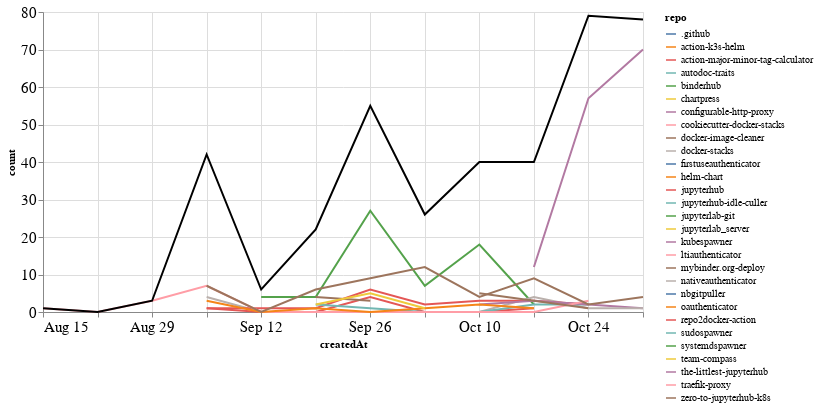

The notebook cell this image was saved under:
### Markdown cell above
### Comments

### Code cell
comments_time = comments.groupby('repo').resample('W', on='createdAt').count()['author'].reset_index()
comments_time = comments_time.rename(columns={'author': 'count'})
comments_time_total = comments_time.groupby('createdAt').agg({"count": "sum"}).reset_index()
ch1 = alt.Chart(comments_time, width=600).mark_line().encode(
    x='createdAt',
    y='count',
    color='repo',
    tooltip="repo"
)

ch2 = alt.Chart(comments_time_total, width=600).mark_line(color="black").encode(
    x='createdAt',
    y='count',
)

ch1 + ch2

### Figure 1 — Vega-Lite specification as saved in the notebook (floating-point values rounded to 4 significant figures)
{"config": {"axisLeft": {"labelFontSize": 15}, "axisBottom": {"labelFontSize": 15}}, "layer": [{"data": {"name": "data-b5a179f81b06bd5a0099f0be0873712a"}, "mark": "line", "encoding": {"color": {"type": "nominal", "field": "repo"}, "tooltip": {"type": "nominal", "field": "repo"}, "x": {"type": "temporal", "field": "createdAt"}, "y": {"type": "quantitative", "field": "count"}}, "width": 600}, {"data": {"name": "data-3617393c3140006493fe7c67fd9d8afc"}, "mark": {"type": "line", "color": "black"}, "encoding": {"x": {"type": "temporal", "field": "createdAt"}, "y": {"type": "quantitative", "field": "count"}}, "width": 600}], "$schema": "https://vega.github.io/schema/vega-lite/v4.8.1.json", "datasets": {"data-b5a179f81b06bd5a0099f0be0873712a": [{"repo": ".github", "createdAt": "2021-10-24T00:00:00", "count": 1}, {"repo": "action-k3s-helm", "createdAt": "2021-10-10T00:00:00", "count": 5}, {"repo": "action-major-minor-tag-calculator", "createdAt": "2021-09-05T00:00:00", "count": 1}, {"repo": "action-major-minor-tag-calculator", "createdAt": "2021-09-12T00:00:00", "count": 0}, {"repo": "action-major-minor-tag-calculator", "createdAt": "2021-09-19T00:00:00", "count": 0}, {"repo": "action-major-minor-tag-calculator", "createdAt": "2021-09-26T00:00:00", "count": 4}, {"repo": "action-major-minor-tag-calculator", "createdAt": "2021-10-03T00:00:00", "count": 0}, {"repo": "action-major-minor-tag-calculator", "createdAt": "2021-10-10T00:00:00", "count": 0}, {"repo": "action-major-minor-tag-calculator", "createdAt": "2021-10-17T00:00:00", "count": 1}, {"repo": "autodoc-traits", "createdAt": "2021-10-24T00:00:00", "count": 1}, {"repo": "binderhub", "createdAt": "2021-09-12T00:00:00", "count": 4}, {"repo": "binderhub", "createdAt": "2021-09-19T00:00:00", "count": 4}, {"repo": "binderhub", "createdAt": "2021-09-26T00:00:00", "count": 27}, {"repo": "binderhub", "createdAt": "2021-10-03T00:00:00", "count": 7}, {"repo": "binderhub", "createdAt": "2021-10-10T00:00:00", "count": 18}, {"repo": "binderhub", "createdAt": "2021-10-17T00:00:00", "count": 2}, {"repo": "chartpress", "createdAt": "2021-09-05T00:00:00", "count": 2}, {"repo": "configurable-http-proxy", "createdAt": "2021-09-19T00:00:00", "count": 2}, {"repo": "cookiecutter-docker-stacks", "createdAt": "2021-09-05T00:00:00", "count": 1}, {"repo": "docker-image-cleaner", "createdAt": "2021-09-19T00:00:00", "count": 4}, {"repo": "docker-image-cleaner", "createdAt": "2021-09-26T00:00:00", "count": 3}, {"repo": "docker-stacks", "createdAt": "2021-09-05T00:00:00", "count": 4}, {"repo": "docker-stacks", "createdAt": "2021-09-12T00:00:00", "count": 0}, {"repo": "docker-stacks", "createdAt": "2021-09-19T00:00:00", "count": 0}, {"repo": "docker-stacks", "createdAt": "2021-09-26T00:00:00", "count": 0}, {"repo": "docker-stacks", "createdAt": "2021-10-03T00:00:00", "count": 0}, {"repo": "docker-stacks", "createdAt": "2021-10-10T00:00:00", "count": 0}, {"repo": "docker-stacks", "createdAt": "2021-10-17T00:00:00", "count": 4}, {"repo": "docker-stacks", "createdAt": "2021-10-24T00:00:00", "count": 1}, {"repo": "firstuseauthenticator", "createdAt": "2021-10-31T00:00:00", "count": 2}, {"repo": "helm-chart", "createdAt": "2021-10-10T00:00:00", "count": 1}, {"repo": "jupyterhub", "createdAt": "2021-09-05T00:00:00", "count": 1}, {"repo": "jupyterhub", "createdAt": "2021-09-12T00:00:00", "count": 1}, {"repo": "jupyterhub", "createdAt": "2021-09-19T00:00:00", "count": 1}, {"repo": "jupyterhub", "createdAt": "2021-09-26T00:00:00", "count": 6}, {"repo": "jupyterhub", "createdAt": "2021-10-03T00:00:00", "count": 2}, {"repo": "jupyterhub", "createdAt": "2021-10-10T00:00:00", "count": 3}, {"repo": "jupyterhub", "createdAt": "2021-10-17T00:00:00", "count": 3}, {"repo": "jupyterhub", "createdAt": "2021-10-24T00:00:00", "count": 2}, {"repo": "jupyterhub-idle-culler", "createdAt": "2021-09-19T00:00:00", "count": 2}, {"repo": "jupyterhub-idle-culler", "createdAt": "2021-09-26T00:00:00", "count": 1}, {"repo": "jupyterhub-idle-culler", "createdAt": "2021-10-03T00:00:00", "count": 0}, {"repo": "jupyterhub-idle-culler", "createdAt": "2021-10-10T00:00:00", "count": 0}, {"repo": "jupyterhub-idle-culler", "createdAt": "2021-10-17T00:00:00", "count": 2}, {"repo": "jupyterhub-idle-culler", "createdAt": "2021-10-24T00:00:00", "count": 2}, {"repo": "jupyterlab-git", "createdAt": "2021-10-03T00:00:00", "count": 2}, {"repo": "jupyterlab_server", "createdAt": "2021-10-03T00:00:00", "count": 1}, {"repo": "kubespawner", "createdAt": "2021-10-10T00:00:00", "count": 2}, {"repo": "kubespawner", "createdAt": "2021-10-17T00:00:00", "count": 3}, {"repo": "kubespawner", "createdAt": "2021-10-24T00:00:00", "count": 2}, {"repo": "kubespawner", "createdAt": "2021-10-31T00:00:00", "count": 1}, {"repo": "ltiauthenticator", "createdAt": "2021-08-15T00:00:00", "count": 1}, {"repo": "ltiauthenticator", "createdAt": "2021-08-22T00:00:00", "count": 0}, {"repo": "ltiauthenticator", "createdAt": "2021-08-29T00:00:00", "count": 3}, {"repo": "ltiauthenticator", "createdAt": "2021-09-05T00:00:00", "count": 7}, {"repo": "ltiauthenticator", "createdAt": "2021-09-12T00:00:00", "count": 0}, {"repo": "ltiauthenticator", "createdAt": "2021-09-19T00:00:00", "count": 0}, {"repo": "ltiauthenticator", "createdAt": "2021-09-26T00:00:00", "count": 0}, {"repo": "ltiauthenticator", "createdAt": "2021-10-03T00:00:00", "count": 0}, {"repo": "ltiauthenticator", "createdAt": "2021-10-10T00:00:00", "count": 0}, {"repo": "ltiauthenticator", "createdAt": "2021-10-17T00:00:00", "count": 0}, {"repo": "ltiauthenticator", "createdAt": "2021-10-24T00:00:00", "count": 3}, {"repo": "mybinder.org-deploy", "createdAt": "2021-10-10T00:00:00", "count": 5}, {"repo": "mybinder.org-deploy", "createdAt": "2021-10-17T00:00:00", "count": 3}, {"repo": "mybinder.org-deploy", "createdAt": "2021-10-24T00:00:00", "count": 1}, {"repo": "nativeauthenticator", "createdAt": "2021-10-24T00:00:00", "count": 1}, {"repo": "nativeauthenticator", "createdAt": "2021-10-31T00:00:00", "count": 1}, {"repo": "nbgitpuller", "createdAt": "2021-09-05T00:00:00", "count": 15}, {"repo": "oauthenticator", "createdAt": "2021-09-05T00:00:00", "count": 3}, {"repo": "oauthenticator", "createdAt": "2021-09-12T00:00:00", "count": 0}, {"repo": "oauthenticator", "createdAt": "2021-09-19T00:00:00", "count": 1}, {"repo": "oauthenticator", "createdAt": "2021-09-26T00:00:00", "count": 0}, {"repo": "oauthenticator", "createdAt": "2021-10-03T00:00:00", "count": 1}, {"repo": "oauthenticator", "createdAt": "2021-10-10T00:00:00", "count": 2}, {"repo": "oauthenticator", "createdAt": "2021-10-17T00:00:00", "count": 1}, {"repo": "repo2docker-action", "createdAt": "2021-09-05T00:00:00", "count": 1}, {"repo": "sudospawner", "createdAt": "2021-09-12T00:00:00", "count": 1}, {"repo": "systemdspawner", "createdAt": "2021-10-24T00:00:00", "count": 3}, {"repo": "team-compass", "createdAt": "2021-09-19T00:00:00", "count": 2}, {"repo": "team-compass", "createdAt": "2021-09-26T00:00:00", "count": 5}, {"repo": "team-compass", "createdAt": "2021-10-03T00:00:00", "count": 1}, {"repo": "the-littlest-jupyterhub", "createdAt": "2021-10-17T00:00:00", "count": 12}, {"repo": "the-littlest-jupyterhub", "createdAt": "2021-10-24T00:00:00", "count": 57}, {"repo": "the-littlest-jupyterhub", "createdAt": "2021-10-31T00:00:00", "count": 70}, {"repo": "traefik-proxy", "createdAt": "2021-10-24T00:00:00", "count": 3}, {"repo": "zero-to-jupyterhub-k8s", "createdAt": "2021-09-05T00:00:00", "count": 7}, {"repo": "zero-to-jupyterhub-k8s", "createdAt": "2021-09-12T00:00:00", "count": 0}, {"repo": "zero-to-jupyterhub-k8s", "createdAt": "2021-09-19T00:00:00", "count": 6}, {"repo": "zero-to-jupyterhub-k8s", "createdAt": "2021-09-26T00:00:00", "count": 9}, {"repo": "zero-to-jupyterhub-k8s", "createdAt": "2021-10-03T00:00:00", "count": 12}, {"repo": "zero-to-jupyterhub-k8s", "createdAt": "2021-10-10T00:00:00", "count": 4}, {"repo": "zero-to-jupyterhub-k8s", "createdAt": "2021-10-17T00:00:00", "count": 9}, {"repo": "zero-to-jupyterhub-k8s", "createdAt": "2021-10-24T00:00:00", "count": 2}, {"repo": "zero-to-jupyterhub-k8s", "createdAt": "2021-10-31T00:00:00", "count": 4}], "data-3617393c3140006493fe7c67fd9d8afc": [{"createdAt": "2021-08-15T00:00:00", "count": 1}, {"createdAt": "2021-08-22T00:00:00", "count": 0}, {"createdAt": "2021-08-29T00:00:00", "count": 3}, {"createdAt": "2021-09-05T00:00:00", "count": 42}, {"createdAt": "2021-09-12T00:00:00", "count": 6}, {"createdAt": "2021-09-19T00:00:00", "count": 22}, {"createdAt": "2021-09-26T00:00:00", "count": 55}, {"createdAt": "2021-10-03T00:00:00", "count": 26}, {"createdAt": "2021-10-10T00:00:00", "count": 40}, {"createdAt": "2021-10-17T00:00:00", "count": 40}, {"createdAt": "2021-10-24T00:00:00", "count": 79}, {"createdAt": "2021-10-31T00:00:00", "count": 78}]}}
